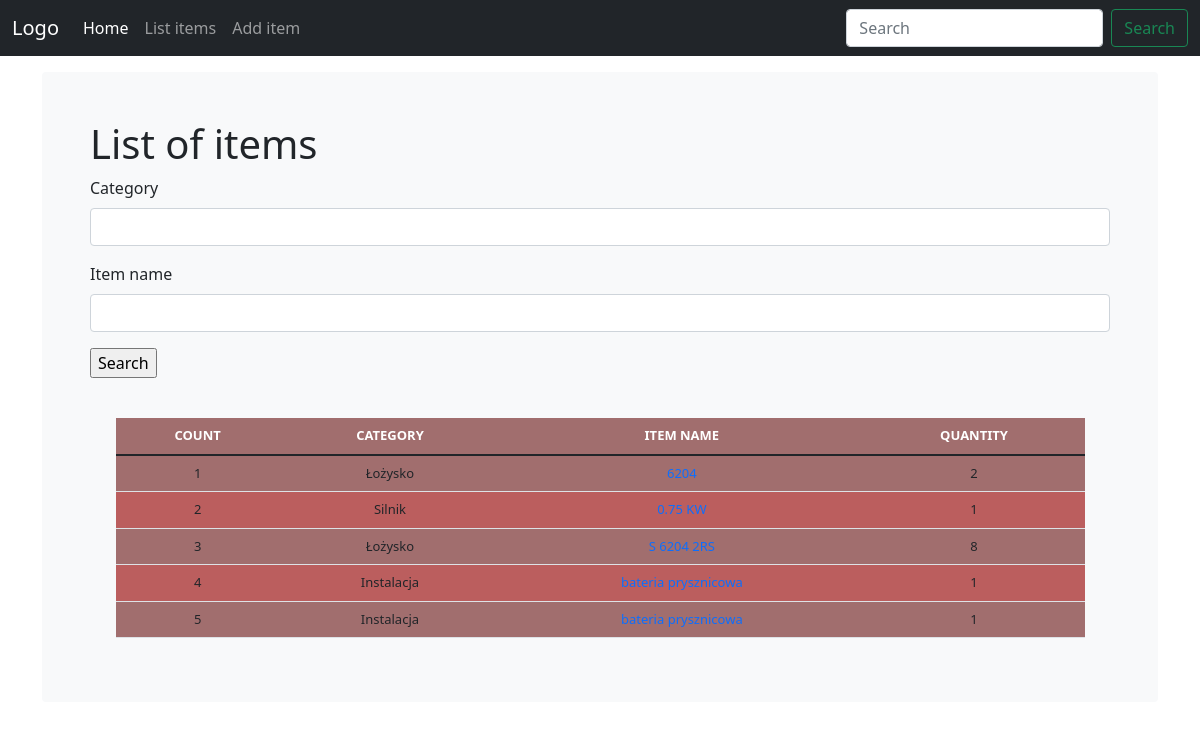
Before: /list_items/ with the older database file.
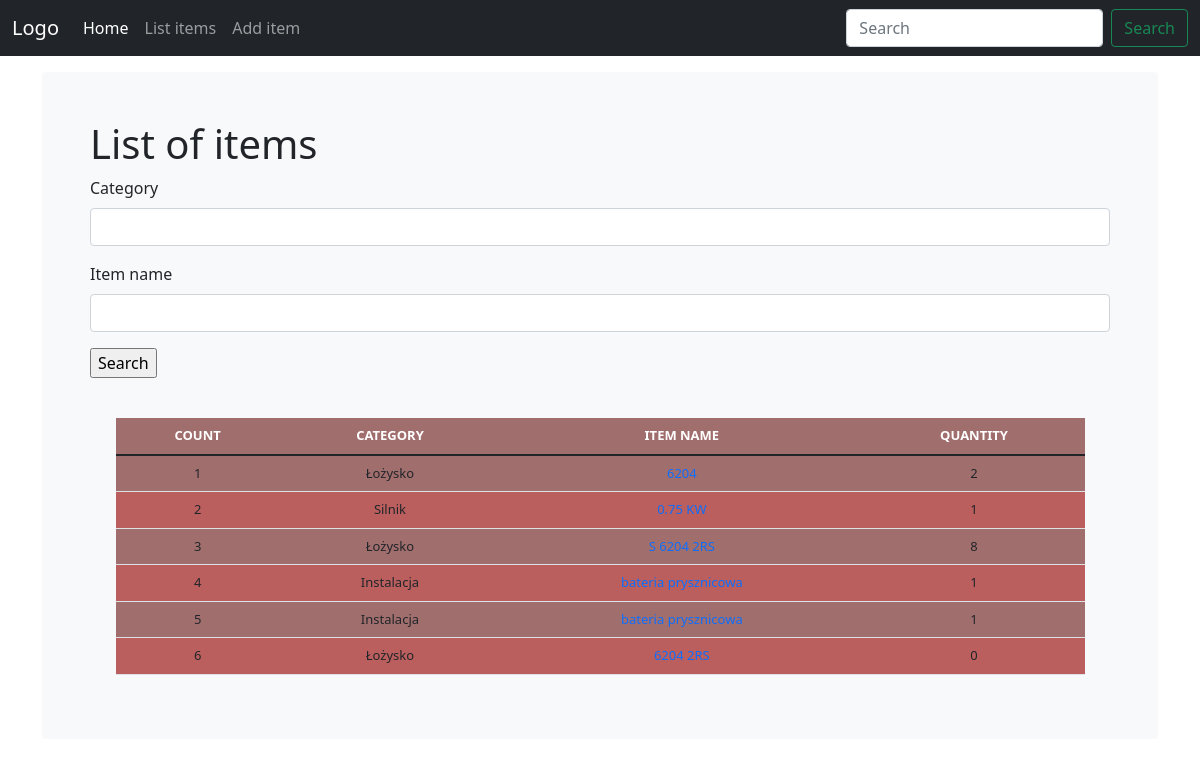
After: the same page with the newer database file.
### warehouse/models.py (models this page shows, shortened)
class Item(models.Model):
    category = models.CharField(max_length=50, blank=True, null=True)
    item_name = models.CharField(max_length=50, blank=True, null=True)
    quantity = models.IntegerField(default='0', blank=False, null=True)
    brand = models.CharField(max_length=50, blank=False, null=True)
    receive_quantity = models.IntegerField(default='0', blank=True, null=True)
    receive_by = models.CharField(max_length=50, blank=True, null=True)
    issue_quantity = models.IntegerField(default='0', blank=True, null=True)
    issue_by = models.CharField(max_length=50, blank=True, null=True)
    issue_to = models.CharField(max_length=50, blank=True, null=True)
    phone_number = models.CharField(max_length=50, blank=True, null=True)
    created_by = models.CharField(max_length=50, blank=True, null=True)
    reorder_level = models.IntegerField(default='0', blank=True, null=True)
    last_updated = models.DateTimeField(auto_now_add=False, auto_now=True)
    export_to_csv = models.BooleanField(default=False)

### warehouse/views.py (the view, shortened to what this page needs)
# urls.py: path('list_items/', views.list_items, name='list_items'),
def list_items(request):
    title = 'List of items'
    form = ItemSearchForm(request.POST or None)
    queryset = Item.objects.all()
    context = {
        "title": title,
        "queryset": queryset,
        "form": form,
    }
    return render(request, "list_items.html", context)

### warehouse/forms.py
class ItemSearchForm(forms.ModelForm):
    class Meta:
        model = Item
        fields = ['category', 'item_name']

### warehouse/templates/list_items.html
{% extends 'home.html' %}
{% load crispy_forms_tags %}
{% block content %}
<main class="container">
  <div class="bg-light p-5 rounded">
    <h1>{{title}}</h1>
    <form action="" method="POST">{% csrf_token %}
      {{form|crispy}}
      <input type="submit" value="Search">
    </form>
    <br>
    <p class="lead">
      <table class="table" id="item-table">
        <thead>
          <tr>
            <th>COUNT</th>
            <th>CATEGORY</th>
            <th>ITEM NAME</th>
            <th>QUANTITY</th>
          </tr>
        </thead>
        {% for instance in queryset %}
        <tr>
          <td>{{forloop.counter}}</td>
          <td>{{instance.category}}</td>
          <td><a href="{% url 'update_item' instance.id  %}">{{instance.item_name}}</a></td>
          <td>{{instance.quantity}}</td>
        </tr>
        {% endfor %}
      </table>
    </p>
  </div>
</main>
{% endblock content %}

### warehouse/templates/home.html (shortened to what this page needs)
{% load static %}
<!DOCTYPE html>
<html lang="en">
  <head>
    <link rel="stylesheet" href="{% static 'css/style.css' %}" />
    <link rel="stylesheet" href="{% static 'css/bootstrap.min.css' %}" />
    <link rel="stylesheet" href="{% static 'css/navbar-top-fixed.css' %}" />
  </head>
  <body>
   {% include 'navbar.html' %}
    {% block content %}{% endblock content %}
  </body>
</html>

### warehouse/templates/navbar.html (shortened to what this page needs)
<nav class="navbar navbar-expand-md navbar-dark fixed-top bg-dark">
    <div class="container-fluid">
      <a class="navbar-brand" href="/"> Logo</a>
      <div class="collapse navbar-collapse" id="navbarCollapse">
        <ul class="navbar-nav me-auto mb-2 mb-md-0">
          <li class="nav-item">
            <a class="nav-link active" aria-current="page" href="/">Home</a>
          </li>
          <li class="nav-item">
            <a class="nav-link" href="/list_items">List items</a>
          </li>
          <li class="nav-item">
            <a class="nav-link" href="/add_item">Add item</a>
          </li>
        </ul>
        <form class="d-flex">
          <input
            class="form-control me-2"
            type="search"
            placeholder="Search"
            aria-label="Search"
          />
          <button class="btn btn-outline-success" type="submit">
            Search
          </button>
        </form>
      </div>
    </div>
  </nav>

### warehouse/static/css/style.css (style rules this page uses)
#item-table { font-size: 13px; text-align: center; width: 95%; margin: auto; }
#item-table tr:nth-child(odd) { background: rgb(161, 110, 110); }
#item-table tr:nth-child(even) { background: rgb(187, 94, 94); }
th { background-color: firebrick; color: white; }
#item-table td a { text-decoration: none; }

### warehouse/static/css/navbar-top-fixed.css (style rules this page uses)
body { min-height: 75rem; padding-top: 4.5rem; }

Changed rows visible on the page:
added Item: category "Łożysko", item_name "6204 2RS", quantity "0"
